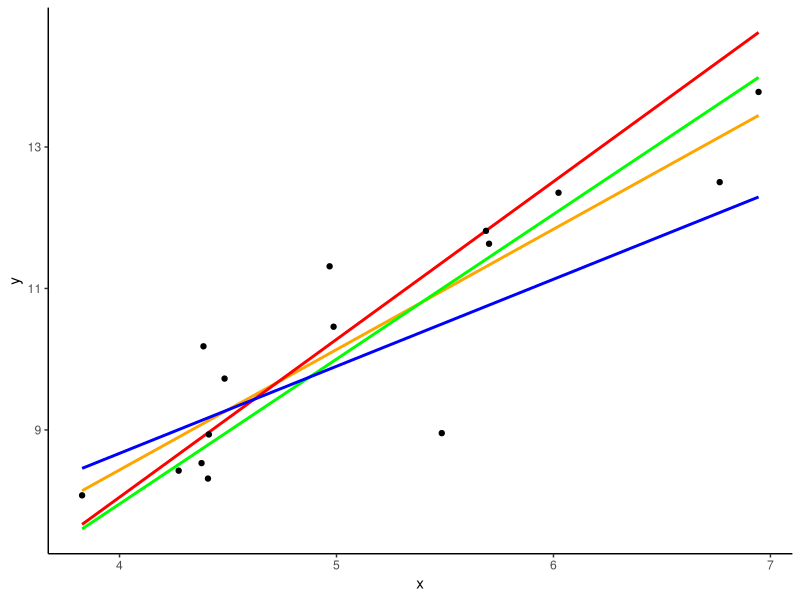

Source code (R):
library(withr)
library(dplyr)
library(ggplot2)

dat <- with_seed(2718,
                 data.frame(x = rnorm(15, mean = 5)) %>% 
                   mutate(y = 2 * x + rnorm(15),
                          c = sample(1:3, 
                                     size = 15,
                                     replace = TRUE) %>% 
                            as.factor()))
dat %>% 
  ggplot() +
  aes(x = x, y = y) +
  geom_smooth(method = "lm", se = FALSE,
              alpha = 0.1,
              colour = "orange",
              show.legend = FALSE) +
  geom_smooth(aes(colour = c),
              method = "lm", se = FALSE,
              fullrange = TRUE,
              show.legend = FALSE,
              alpha = 0.1) +
  geom_point() +
  scale_colour_manual(values = c("red", "green", "blue")) +
  theme_classic()